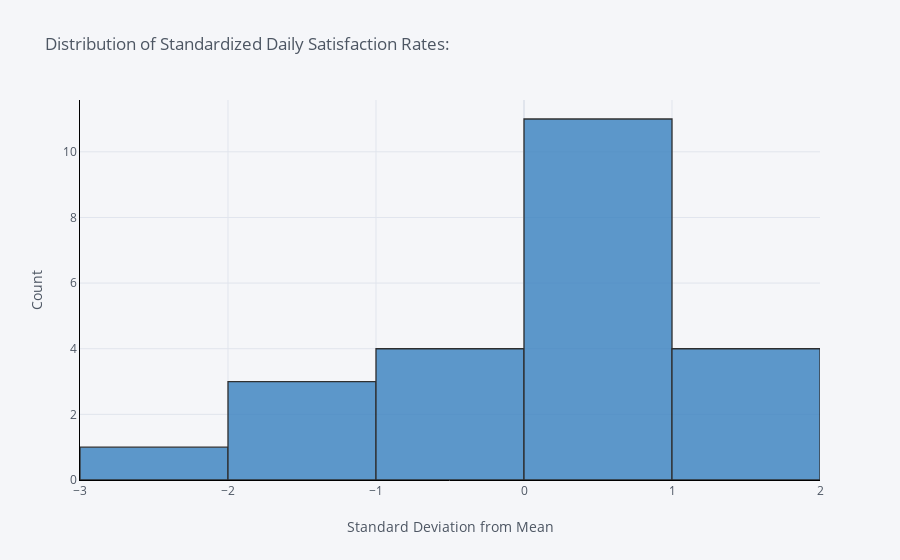

Notebook code for this chart:
### Markdown cell above
Bins have slightly different bounds compared to above

### Code cell
emp_df.std_satisfaction_rate.iplot(
    kind='hist', xTitle='Standard Deviation from Mean', yTitle='Count', linecolor='black', color='blue', title="Distribution of Standardized Daily Satisfaction Rates:")

### Figure 1 — Plotly figure (JSON) as saved in the notebook; plotly's stock layout.template omitted (floating-point values rounded to 4 significant figures)
{"data": [{"histfunc": "count", "histnorm": "", "marker": {"color": "rgba(55, 128, 191, 1.0)", "line": {"color": "#000000", "width": 1.3}}, "name": "std_satisfaction_rate", "opacity": 0.8, "orientation": "v", "type": "histogram", "x": [0.5261, 0.02712, 0.8379, -0.6589, -1.283, -1.782, -2.218, -1.782, 1.275, 0.02712, 1.025, 0.5884, 1.025, 0.4013, 0.7755, 0.5261, -0.2847, -0.5966, 0.02712, 0.339, -0.5966, 1.025, 0.7755]}], "layout": {"barmode": "overlay", "legend": {"bgcolor": "#F5F6F9", "font": {"color": "#4D5663"}}, "paper_bgcolor": "#F5F6F9", "plot_bgcolor": "#F5F6F9", "title": {"font": {"color": "#4D5663"}, "text": "Distribution of Standardized Daily Satisfaction Rates:"}, "xaxis": {"gridcolor": "#E1E5ED", "linecolor": "black", "showgrid": true, "tickfont": {"color": "#4D5663"}, "title": {"font": {"color": "#4D5663"}, "text": "Standard Deviation from Mean"}, "zerolinecolor": "#E1E5ED"}, "yaxis": {"gridcolor": "#E1E5ED", "linecolor": "black", "showgrid": true, "tickfont": {"color": "#4D5663"}, "title": {"font": {"color": "#4D5663"}, "text": "Count"}, "zerolinecolor": "#E1E5ED"}}}
